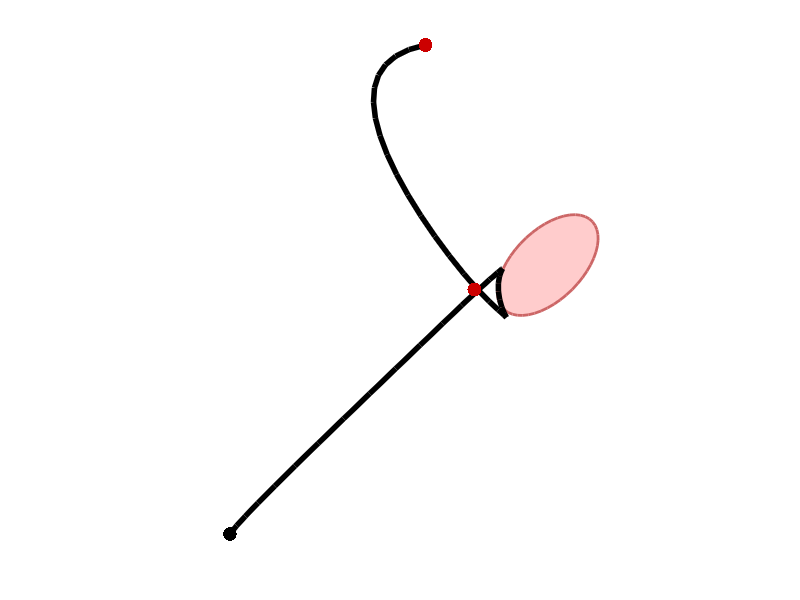

Recreate this plot in MATLAB.
function demo_OC_DDP_flourishing01
% Viapoint task for a point-mass system for text flourishing
%
% Copyright (c) 2024 Idiap Research Institute, https://idiap.ch/
% Written by Sylvain Calinon, https://calinon.ch/
% 
% This file is part of PbDlib, http://www.idiap.ch/software/pbdlib/
% 
% PbDlib is free software: you can redistribute it and/or modify
% it under the terms of the GNU General Public License version 3 as
% published by the Free Software Foundation.
% 
% PbDlib is distributed in the hope that it will be useful,
% but WITHOUT ANY WARRANTY; without even the implied warranty of
% MERCHANTABILITY or FITNESS FOR A PARTICULAR PURPOSE. See the
% GNU General Public License for more details.
% 
% You should have received a copy of the GNU General Public License
% along with PbDlib. If not, see <http://www.gnu.org/licenses/>.


%% Parameters
%%%%%%%%%%%%%%%%%%%%%%%%%%%%%%%%%%%%%%%%%%%%%%%%%%%%%%%%%%%%%%%%%%%%%%%%%%%
param.dt = 1E-2; %Time step size
param.nbData = 50; %Number of datapoints
param.nbPoints = 3; %Number of viapoints
param.nbMinIter = 5; %Minimum number of iterations for iLQR
param.nbMaxIter = 20; %Maximum number of iterations for iLQR
param.nbVarPos = 2; %Dimension of position data
param.nbDeriv = 3; %Number of static and dynamic features (nbDeriv=2 for [x,dx] and u=ddx)
param.nbVarX = param.nbVarPos * param.nbDeriv; %State space dimension
param.q = 1E0; %Tracking weight 
param.qc = 1E-8; %Curvature weight 
param.qd = 1E-3; %Gaussian motion guide weight 
param.r = 1E-12; %Control weight 

%Gaussian ellipse as motion guide
param.MuGauss = [1.3; 1.1];
vtmp = [.15; .15]; %Main axis of covariance matrix
param.SigmaGauss = vtmp * vtmp' + eye(2) * 2E-2; %Covariance matrix

idp = [0:param.nbPoints-1]*param.nbVarX + [1:param.nbVarPos]';
idv = [0:param.nbPoints-1]*param.nbVarX + [param.nbVarPos+1:2*param.nbVarPos]';

%Viapoints
param.Mu = zeros(param.nbVarX*param.nbPoints,1); 
%param.Mu(idp(:)) = rand(param.nbVarPos*param.nbPoints,1); 
param.Mu(idp(:)) = [[1; 1]; [1.4; 1.6]; [0.8; 2]];

%Control weight matrix (at trajectory level)
R = speye((param.nbData-1) * param.nbVarPos) * param.r; 

%Time occurrence of viapoints
tl = linspace(1, param.nbData, param.nbPoints+1);
tl = round(tl(2:end));
idx = (tl - 1) * param.nbVarX + [1:param.nbVarX]';
idd = ([tl(1):tl(2)] - 1) * param.nbVarX + [1:param.nbVarPos]'; 

%Dynamical System settings (discrete version)
A1d = zeros(param.nbDeriv);
for i=0:param.nbDeriv-1
	A1d = A1d + diag(ones(param.nbDeriv-i,1),i) * param.dt^i * 1/factorial(i); %Discrete 1D
end
B1d = zeros(param.nbDeriv,1); 
for i=1:param.nbDeriv
	B1d(param.nbDeriv-i+1) = param.dt^i * 1/factorial(i); %Discrete 1D
end
A = repmat(kron(A1d, eye(param.nbVarPos)), [1 1 param.nbData-1]); %Discrete nD
B = repmat(kron(B1d, eye(param.nbVarPos)), [1 1 param.nbData-1]); %Discrete nD

[Su0, Sx0] = transferMatrices(A, B); %Constant Su and Sx for the proposed system
Su = Su0(idx,:);
Sud = Su0(idd,:);


%% Constraining the position of two consecutive keypoints to be same and crossing at given angle -> forming a loop
%%%%%%%%%%%%%%%%%%%%%%%%%%%%%%%%%%%%%%%%%%%%%%%%%%%%%%%%%%%%%%%%%%%%%%%%%%%
%param.Q = eye(param.nbPoints*param.nbVarX) * param.q;

%Only cares about position part of the state variable
param.Q = diag(kron(ones(param.nbPoints,1), [ones(param.nbVarPos,1); zeros(param.nbVarX-param.nbVarPos,1)])) * param.q; 

param.Mu(idp(:,2)) = param.Mu(idp(:,1)); %Viapoints 1 and 2 form a loop

%Impose cost on crossing angle
a = pi/2; %desired crossing angle
V = [cos(a) -sin(a); sin(a) cos(a)]; %rotation matrix
param.Q(idv(:,1), idv(:,1)) = eye(param.nbVarPos)*1E0;
param.Q(idv(:,2), idv(:,2)) = eye(param.nbVarPos)*1E0;
param.Q(idv(:,1), idv(:,2)) = V; %-eye(nbVarPos)*1E0;
param.Q(idv(:,2), idv(:,1)) = V'; %-eye(nbVarPos)*1E0;


%% iLQR for text flourishing
%%%%%%%%%%%%%%%%%%%%%%%%%%%%%%%%%%%%%%%%%%%%%%%%%%%%%%%%%%%%%%%%%%%%%%%%%%%
x0 = zeros(param.nbVarX,1); %Initial state
u = zeros(param.nbVarPos*(param.nbData-1), 1); %Initial commands

for n=1:param.nbMaxIter
	x = reshape(Su0 * u + Sx0 * x0, param.nbVarX, param.nbData); %System evolution
	[f, J] = f_reach(x(:,tl), param); %Residuals and Jacobians (viapoint tracking objective)
	[fc, Jc] = f_curvature(x, param); %Residuals and Jacobians (curvature objective)
	[fd, Jd] = f_dist(x(:,tl(1):tl(2)), param); %Residuals and Jacobians (Gaussian motion guide objective)
	du = (Su' * J' * param.Q * J * Su + Su0' * Jc' * Jc * Su0 * param.qc + Sud' * Jd' * Jd * Sud * param.qd + R) \ ...
	    (-Su' * J' * param.Q * f - Su0' * Jc' * fc(:) * param.qc - Sud' * Jd' * fd(:) * param.qd - u * param.r); %Update
	
	%Estimate step size with backtracking line search method
	alpha = 1;
	cost0 = costFct(f, fc, fd, u, param); %Cost
	while 1
		utmp = u + du * alpha;
		xtmp = reshape(Su0 * utmp + Sx0 * x0, param.nbVarX, param.nbData);
		ftmp = f_reach(xtmp(:,tl), param); %Residuals (viapoint tracking objective)
		fctmp = f_curvature(xtmp, param); %Residuals (curvature objective)
		fdtmp = f_dist(xtmp(:,tl(1):tl(2)), param); %Residuals (Gaussian motion guide objective)
		cost = costFct(ftmp, fctmp, fdtmp, utmp, param); %Cost
		if cost < cost0 || alpha < 1E-3
			break;
		end
		alpha = alpha * 0.5;
	end
	u = u + du * alpha;
		
	if norm(du * alpha) < 5E-2 && n>param.nbMinIter
		break; %Stop iLQR when solution is reached
	end
end
disp(['iLQR converged in ' num2str(n) ' iterations.']);
%norm(fd(:))^2


%% Plot state space
%%%%%%%%%%%%%%%%%%%%%%%%%%%%%%%%%%%%%%%%%%%%%%%%%%%%%%%%%%%%%%%%%%%%%%%%%%%
h = figure('position',[10,10,600,600],'color',[1,1,1]); hold on; axis off;
al = linspace(-pi, pi, 50);
[V,D] = eig(param.SigmaGauss);
msh = V * D.^.5 * [cos(al); sin(al)] + repmat(param.MuGauss(1:2), 1, 50);
patch(msh(1,:), msh(2,:), [1 .8 .8],'linewidth',2,'edgecolor',[.8 .4 .4]);

plot(x(1,:), x(2,:), '-','linewidth',4,'color',[0 0 0]);
plot(x(1,1), x(2,1), '.','markersize',30,'color',[0 0 0]);
plot(param.Mu(idp(1,:)), param.Mu(idp(2,:)), '.','markersize',30,'color',[.8 0 0]);
axis equal; 
%print('-dpng','graphs/iLQR_flourishing01.png');

waitfor(h);
close all;
end 

%%%%%%%%%%%%%%%%%%%%%%
function [Su, Sx] = transferMatrices(A, B)
	[nbVarX, nbVarU, nbData] = size(B);
	nbData = nbData+1;
	Sx = kron(ones(nbData,1), speye(nbVarX)); 
	Su = sparse(zeros(nbVarX*(nbData-1), nbVarU*(nbData-1)));
	for t=1:nbData-1
		id1 = (t-1)*nbVarX+1:t*nbVarX;
		id2 = t*nbVarX+1:(t+1)*nbVarX;
		id3 = (t-1)*nbVarU+1:t*nbVarU;
		Sx(id2,:) = squeeze(A(:,:,t)) * Sx(id1,:);
		Su(id2,:) = squeeze(A(:,:,t)) * Su(id1,:);	
		Su(id2,id3) = B(:,:,t);	
	end
end

%%%%%%%%%%%%%%%%%%%%%%
%Cost function
function c = costFct(f, fc, fd, u, param)
	%c = norm(f(:))^2 * param.q + norm(fc(:))^2 * param.qc + norm(u)^2 * param.r;
	c = f(:)' * param.Q * f(:) + norm(fc(:))^2 * param.qc + norm(fd(:))^2 * param.qd + norm(u)^2 * param.r;
end

%%%%%%%%%%%%%%%%%%%%%%
%Residuals f and Jacobians J for a viapoints reaching task with point mass system
function [f, J] = f_reach(x, param)
	f = x(:) - param.Mu; %Residuals
	J = eye(param.nbVarX * size(x,2)); %Jacobian
end

%%%%%%%%%%%%%%%%%%%%%%
%Residuals f and Jacobians J for staying on the contour of an ellipse
function [f, J] = f_dist(x, param)
	e = x(1:param.nbVarPos,:) - repmat(param.MuGauss, [1, size(x,2)]);
%	f = 1 - sum(e.^2, 1)' / param.dist^2; %Residuals
%	Jtmp = repmat(-e'/param.dist^2, 1, param.nbData);
	f = 1 - sum(e .* (param.SigmaGauss\e), 1)';
	Jtmp = repmat(-param.SigmaGauss\e, [size(x,2), 1])'; 
	
	J = Jtmp .* kron(eye(size(x,2)), ones(1,param.nbVarPos)); %Jacobians
end

%%%%%%%%%%%%%%%%%%%%%%
%Residuals f and Jacobians J for curvature minimization over path
function [f, J] = f_curvature(x, param)
%	dx = x(:,2:end) - x(:,1:end-1);
%	l = sum(dx.^2,1).^.5; %Segment lengths
%	dx0 = dx ./ l; %Unit direction vectors
%	theta = acos(dx0(:,2:end)' * dx0(:,1:end-1)); %Angles

	ddx = x(2*param.nbVarPos+1:3*param.nbVarPos,:); %Second derivative
	dx = x(param.nbVarPos+1:2*param.nbVarPos,:); %First derivative
	dxn = sum(dx.^2,1).^(3/2);
	f = (dx(1,:) .* ddx(2,:) - dx(2,:) .* ddx(1,:)) ./ (dxn + 1E-8); %Curvature
	
	s11 = zeros(param.nbVarX,1); s11(3) = 1; %Selection vector
	s12 = zeros(param.nbVarX,1); s12(4) = 1; %Selection vector
	s21 = zeros(param.nbVarX,1); s21(5) = 1; %Selection vector
	s22 = zeros(param.nbVarX,1); s22(6) = 1; %Selection vector
	Sa = s11 * s22' - s12 * s21'; %Selection matrix for numerator
	Sb = s11 * s11' + s12 * s12'; %Selection matrix for denominator
	J = [];
	for t=1:param.nbData
		a = x(:,t)' * Sa * x(:,t);
		b = x(:,t)' * Sb * x(:,t) + 1E-8; 
		Jtmp = 2 * b^(-3/2) * Sa * x(:,t) - 3 * a * b^(-5/2) * Sb * x(:,t);
		J = blkdiag(J, Jtmp');
	end
end
